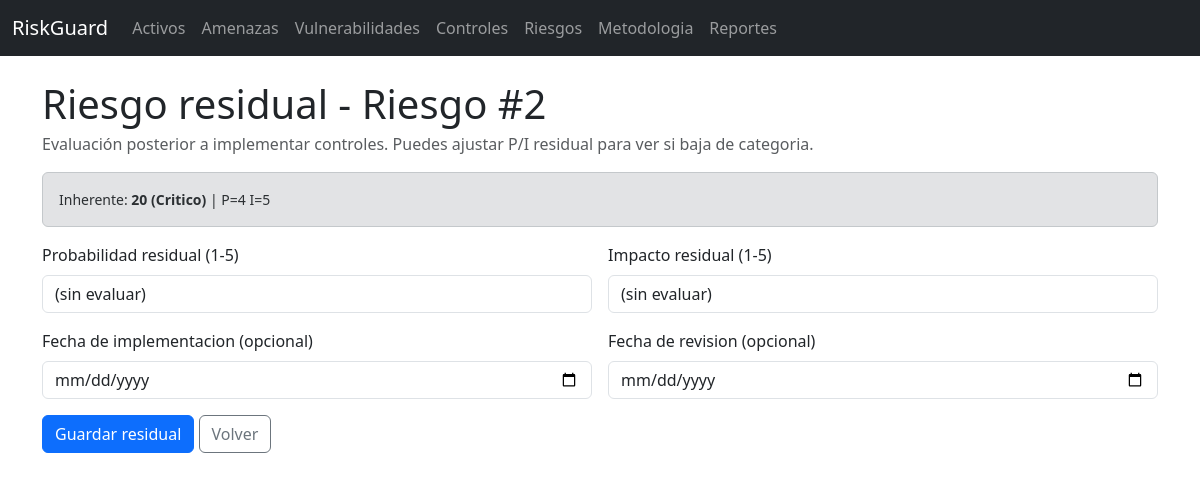
The app's page /risks/2/residual with its own data.
### models.py (models this page shows, shortened)
class RiskScenario(db.Model):
    id = db.Column(db.Integer, primary_key=True)
    asset_id = db.Column(db.Integer, db.ForeignKey("asset.id"), nullable=False)
    threat_id = db.Column(db.Integer, db.ForeignKey("threat.id"), nullable=False)
    vulnerability_id = db.Column(db.Integer, db.ForeignKey("vulnerability.id"), nullable=False)
    existing_controls = db.Column(db.Text)
    probability = db.Column(db.Integer, nullable=False, default=3)  # 1-5
    impact_override = db.Column(db.Integer, nullable=True)  # 1-5 optional
    treatment_strategy = db.Column(db.String(20), nullable=True)  # Mitigar/Transferir/Aceptar/Evitar
    responsible = db.Column(db.String(120), nullable=True)
    due_date = db.Column(db.Date, nullable=True)
    status = db.Column(db.String(30), nullable=False, default="Pendiente")
    acceptance_justification = db.Column(db.Text, nullable=True)
    acceptance_approved_by = db.Column(db.String(120), nullable=True)
    residual_probability = db.Column(db.Integer, nullable=True)
    residual_impact = db.Column(db.Integer, nullable=True)
    completed_at = db.Column(db.Date, nullable=True)
    observations = db.Column(db.Text, nullable=True)
    created_at = db.Column(db.DateTime, default=datetime.utcnow)
    last_review_at = db.Column(db.DateTime, nullable=True)
    asset = db.relationship("Asset", back_populates="risks")
    threat = db.relationship("Threat")
    vulnerability = db.relationship("Vulnerability")
    proposed_controls = db.relationship("Control", secondary=risk_controls, lazy="subquery")
    incidents = db.relationship("Incident", back_populates="risk", cascade="all, delete-orphan")
    def impact_value(self) -> int:
        if self.impact_override:
            return int(self.impact_override)
        return int(self.asset.impact_value)
    def inherent_score(self) -> int:
        return int(self.probability) * int(self.impact_value())
    def inherent_level(self) -> str:
        return risk_level(self.inherent_score())

class Asset(db.Model):
    id = db.Column(db.Integer, primary_key=True)
    name = db.Column(db.String(120), nullable=False)
    asset_type = db.Column(db.String(50), nullable=False)
    description = db.Column(db.Text)
    owner = db.Column(db.String(120))
    process = db.Column(db.String(120))
    confidentiality = db.Column(db.Integer, nullable=False, default=1)
    integrity = db.Column(db.Integer, nullable=False, default=1)
    availability = db.Column(db.Integer, nullable=False, default=1)
    created_at = db.Column(db.DateTime, default=datetime.utcnow)
    risks = db.relationship("RiskScenario", back_populates="asset", cascade="all, delete-orphan")
    @property
    def cid_total(self) -> int:
        return int(self.confidentiality) + int(self.integrity) + int(self.availability)
    @property
    def impact_value(self) -> int:
        return cid_to_impact(self.cid_total)

### app.py (the view, shortened to what this page needs)
    @app.route("/risks/<int:risk_id>/residual", methods=["GET", "POST"])
    def risks_residual(risk_id: int):
        risk = RiskScenario.query.get_or_404(risk_id)
        form = ResidualForm()
        if request.method == "GET":
            form.residual_probability.data = str(risk.residual_probability) if risk.residual_probability is not None else ""
            form.residual_impact.data = str(risk.residual_impact) if risk.residual_impact is not None else ""
            form.completed_at.data = risk.completed_at
            form.last_review_at.data = risk.last_review_at.date() if risk.last_review_at else None
        return render_template("risks/residual.html", risk=risk, form=form)

### forms.py
class ResidualForm(FlaskForm):
    residual_probability = SelectField("Probabilidad residual (1-5)", choices=[("", "(sin evaluar)")] + PROB_SCALE, validators=[Optional()])
    residual_impact = SelectField("Impacto residual (1-5)", choices=[("", "(sin evaluar)")] + IMPACT_SCALE, validators=[Optional()])
    completed_at = DateField("Fecha de implementacion (opcional)", validators=[Optional()])
    last_review_at = DateField("Fecha de revision (opcional)", validators=[Optional()])
    submit = SubmitField("Guardar riesgo residual")

### utils.py (called while the page is built)
def risk_level(score: int) -> str:
    if score <= 5:
        return "Bajo"
    if score <= 10:
        return "Medio"
    if score <= 15:
        return "Alto"
    return "Critico"

def cid_to_impact(cid_total: int) -> int:
    if cid_total <= 4:
        return 1
    if cid_total <= 7:
        return 3
    return 5

### templates/risks/residual.html (shortened to what this page needs)
{% extends 'base.html' %}
{% from '_formhelpers.html' import render_field %}
{% block content %}
<h1 class="mb-1">Riesgo residual - Riesgo #{{ risk.id }}</h1>
<div class="text-muted mb-3">Evaluación posterior a implementar controles. Puedes ajustar P/I residual para ver si baja de categoria.</div>
<div class="alert alert-secondary">
  <div class="small">Inherente: <span class="fw-semibold">{{ risk.inherent_score() }} ({{ risk.inherent_level() }})</span> | P={{ risk.probability }} I={{ risk.impact_value() }}</div>
</div>
<form method="post">
  <div class="row g-3">
    <div class="col-12 col-md-6">
      {{ render_field(form.residual_probability) }}
    </div>
    <div class="col-12 col-md-6">
      {{ render_field(form.residual_impact) }}
    </div>
    <div class="col-12 col-md-6">
      {{ render_field(form.completed_at) }}
    </div>
    <div class="col-12 col-md-6">
      {{ render_field(form.last_review_at) }}
    </div>
    <div class="col-12">
      <button class="btn btn-primary" type="submit">Guardar residual</button>
      <a class="btn btn-outline-secondary" href="{{ url_for('risks_detail', risk_id=risk.id) }}">Volver</a>
    </div>
  </div>
</form>
{% endblock %}

### records on screen
RiskScenario: id "2", inherent_score "20", inherent_level "Critico", probability "4", impact_value "5"

### other values on screen
{{ field.label.text }} "Probabilidad residual (1-5) Impacto residual (1-5) Fecha de implementacion (opcional) Fecha de revision (opcional)"
